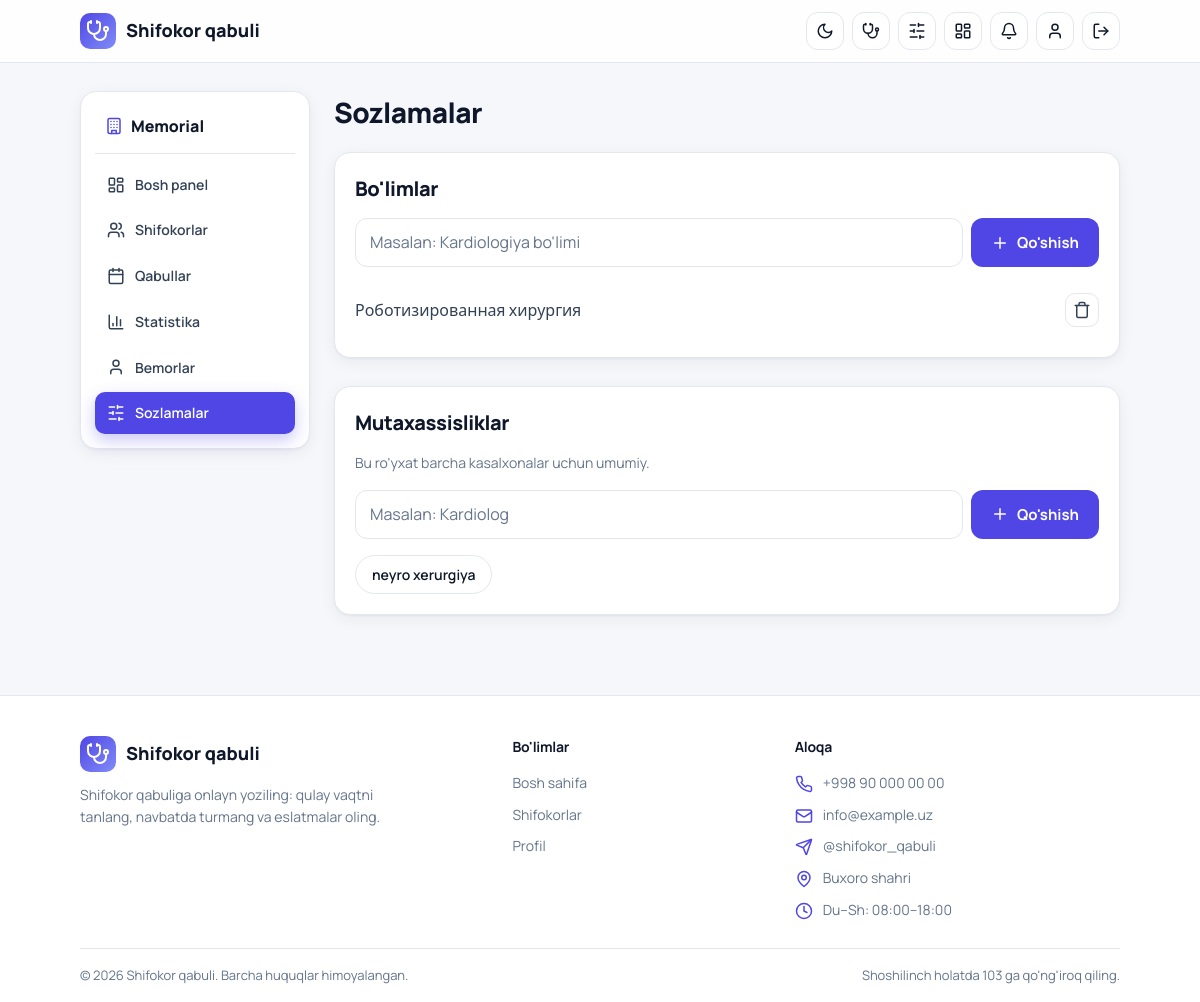
Page /manage/settings/ (signed in) on the committed database.
### clin_app/models.py (models this page shows, shortened)
class Hospital(models.Model):
    name = models.CharField("Nomi", max_length=200)
    address = models.CharField("Manzil", max_length=300)
    phone = models.CharField("Telefon", max_length=20, blank=True)
    description = models.TextField("Tavsif", blank=True)
    logo = models.ImageField(upload_to="hospitals/", blank=True, null=True)
    is_active = models.BooleanField(default=True)
    class Meta:
        verbose_name = "Kasalxona"
        verbose_name_plural = "Kasalxonalar"

class Department(models.Model):
    hospital = models.ForeignKey(Hospital, on_delete=models.CASCADE, related_name="departments")
    name = models.CharField("Bo'lim nomi", max_length=150)
    class Meta:
        verbose_name = "Bo'lim"
        verbose_name_plural = "Bo'limlar"

class Specialty(models.Model):
    name = models.CharField("Mutaxassislik", max_length=100, unique=True)
    class Meta:
        verbose_name = "Mutaxassislik"
        verbose_name_plural = "Mutaxassisliklar"

### clin_app/panel_views.py (the view, shortened to what this page needs)
# urls.py: path("settings/", v.settings_page, name="panel_settings"),
@hospital_admin_required
def settings_page(request):
    hospital = request.hospital
    dep_form = DepartmentForm(prefix="dep")
    spec_form = SpecialtyForm(prefix="spec")
    from .models import Specialty
    return render(request, "panel/settings.html", {
        "departments": Department.objects.filter(hospital=hospital),
        "specialties": Specialty.objects.all(),
        "dep_form": dep_form,
        "spec_form": spec_form,
    })

### clin_app/panel_forms.py
class DepartmentForm(forms.ModelForm):
    class Meta:
        model = Department
        fields = ("name",)
        widgets = {"name": forms.TextInput(attrs={"placeholder": "Masalan: Kardiologiya bo'limi"})}

class SpecialtyForm(forms.ModelForm):
    class Meta:
        model = Specialty
        fields = ("name",)
        widgets = {"name": forms.TextInput(attrs={"placeholder": "Masalan: Kardiolog"})}

### clin_app/context_processors.py (called while the page is built)
def notifications(request):
    user = request.user
    if user.is_authenticated:
        return {"unread_count": user.notifications.filter(is_read=False).count()}
    return {}

### clin_app/models.py (called while the page is built)
    @property
    def is_patient(self):
        return self.role == self.Role.PATIENT

    @property
    def is_doctor(self):
        return self.role == self.Role.DOCTOR

    @property
    def is_hospital_admin(self):
        return self.role == self.Role.HOSPITAL_ADMIN

### clin_app/panel_views.py (called while the page is built)
def hospital_admin_required(view):
    @wraps(view)
    def wrapper(request, *args, **kwargs):
        user = request.user
        if not user.is_authenticated:
            return redirect_to_login(request.get_full_path())
        if not (user.is_hospital_admin or user.is_superuser):
            raise PermissionDenied
        if not user.hospital_id:
            messages.error(request, "Sizga kasalxona biriktirilmagan. Administrator bilan bog'laning.")
            return redirect("home")
        request.hospital = user.hospital
        return view(request, *args, **kwargs)
    return wrapper

### clin_app/templates/panel/settings.html (shortened to what this page needs)
{% extends 'panel/base.html' %}
{% block panel %}
<div class="panel-head"><h1 class="page-title">Sozlamalar</h1></div>
<div class="card mb-3">
  <h2 class="section-title">Bo'limlar</h2>
  <form method="post" class="inline-add">
    {{ dep_form.name }}
    <button type="submit" class="btn"><svg class="icon"><use href="#i-plus"/></svg> Qo'shish</button>
  </form>
  {% for dep in departments %}
    <div class="list-row">
      <span>{{ dep.name }}</span>
      <form method="post" action="{% url 'panel_department_delete' dep.pk %}"
            onsubmit="return confirm('Bo\'lim o\'chirilsinmi?')">
        <button class="icon-btn bad" title="O'chirish"><svg class="icon"><use href="#i-trash"/></svg></button>
      </form>
    </div>
  {% empty %}
    <p class="muted small">Hali bo'lim qo'shilmagan.</p>
  {% endfor %}
</div>
<div class="card">
  <h2 class="section-title">Mutaxassisliklar</h2>
  <p class="muted small mb-2">Bu ro'yxat barcha kasalxonalar uchun umumiy.</p>
  <form method="post" class="inline-add">
    {{ spec_form.name }}
    <button type="submit" class="btn"><svg class="icon"><use href="#i-plus"/></svg> Qo'shish</button>
  </form>
  <div class="chips" style="margin-bottom:0">
    {% for s in specialties %}<span class="chip">{{ s.name }}</span>{% endfor %}
  </div>
</div>
{% endblock %}

### clin_app/templates/panel/base.html
{% extends 'base.html' %}
{% block content %}
{% with url_name=request.resolver_match.url_name %}
<div class="panel">
  <aside class="card panel-side">
    <div class="panel-hospital">
      <svg class="icon teal"><use href="#i-building"/></svg> {{ request.hospital.name }}
    </div>
    <nav class="panel-nav">
      <a href="{% url 'panel_dashboard' %}" class="{% if url_name == 'panel_dashboard' %}active{% endif %}">
        <svg class="icon"><use href="#i-dashboard"/></svg> Bosh panel</a>
      <a href="{% url 'panel_doctors' %}" class="{% if 'doctor' in url_name %}active{% endif %}">
        <svg class="icon"><use href="#i-users"/></svg> Shifokorlar</a>
      <a href="{% url 'panel_appointments' %}" class="{% if 'appointment' in url_name %}active{% endif %}">
        <svg class="icon"><use href="#i-calendar"/></svg> Qabullar</a>
      <a href="{% url 'panel_stats' %}" class="{% if 'stats' in url_name %}active{% endif %}">
        <svg class="icon"><use href="#i-chart"/></svg> Statistika</a>
      <a href="{% url 'panel_patients' %}" class="{% if 'patient' in url_name %}active{% endif %}">
        <svg class="icon"><use href="#i-user"/></svg> Bemorlar</a>
      <a href="{% url 'panel_settings' %}" class="{% if url_name == 'panel_settings' %}active{% endif %}">
        <svg class="icon"><use href="#i-sliders"/></svg> Sozlamalar</a>
    </nav>
  </aside>
  <section class="panel-main">
    {% block panel %}{% endblock %}
  </section>
</div>
{% endwith %}
{% endblock %}

### static/css/style.css (style rules this page uses)
:root { --primary: #4f46e5; --primary-dark: #4338ca; --primary-soft: #eef2ff; --accent-text: #4f46e5; --bg: #f6f7fb; --card: #ffffff; --field: #ffffff; --ink: #0f172a; --text: #334155; --muted: #64748b; --line: #e5e7f0; --danger: #e11d48; --ok-bg: #dcfce7; --ok-text: #166534; --bad-bg: #ffe4e6; --bad-text: #9f1239; --gray-bg: #e2e8f0; --gray-text: #334155; --nav-bg: rgba(255,255,255,.85); --glow-1: rgba(99,102,241,.18); --glow-2: rgba(79,70,229,.12); --glow-btn: rgba(79,70,229,.30); --radius: 16px; --shadow: 0 1px 2px rgba(15,23,42,.04), 0 4px 16px rgba(15,23,42,.06); --shadow-hover: 0 2px 4px rgba(15,23,42,.06), 0 14px 30px rgba(15,23,42,.12); color-scheme: light; }
* { box-sizing: border-box; margin: 0; padding: 0; }
body { font-family: "Manrope", system-ui, -apple-system, "Segoe UI", Roboto, Arial, sans-serif; background: var(--bg); color: var(--text); line-height: 1.55; -webkit-font-smoothing: antialiased; transition: background .3s, color .3s; }
a { color: inherit; text-decoration: none; }
h1, h2, h3 { color: var(--ink); letter-spacing: -0.02em; }
.muted { color: var(--muted); }
.small { font-size: 14px; }
.teal { color: var(--accent-text); }
.mb-2 { margin-bottom: 16px; }
.mb-3 { margin-bottom: 28px; }
.hero, .card, .chip, .alert, .page-title, .section-title, .feature { animation: rise .55s cubic-bezier(.2,.7,.2,1) backwards; }
.chip { animation-name: pop; animation-duration: .4s; }
.grid > *:nth-child(1), .features > *:nth-child(1), .chips > *:nth-child(1) { animation-delay: .05s; }
.icon { width: 18px; height: 18px; flex-shrink: 0; vertical-align: -3px; fill: none; stroke: currentColor; stroke-width: 2; stroke-linecap: round; stroke-linejoin: round; }
.btn { display: inline-flex; align-items: center; justify-content: center; gap: 8px; border: 0; cursor: pointer; padding: 11px 20px; border-radius: 12px; font: inherit; font-size: 15px; font-weight: 700; width: auto; background: var(--primary); color: #fff; transition: background .2s, transform .2s, box-shadow .2s; }
input, select, textarea { font: inherit; color: var(--ink); width: 100%; border: 1px solid var(--line); border-radius: 12px; padding: 11px 14px; background: var(--field); transition: border-color .2s, box-shadow .2s, background .3s; }
input::placeholder, textarea::placeholder { color: var(--muted); }
.section-title { font-size: 20px; font-weight: 800; margin-bottom: 14px; }
.page-title { font-size: 28px; font-weight: 800; margin-bottom: 18px; }
.chips { display: flex; flex-wrap: wrap; gap: 8px; margin-bottom: 36px; }
.chip { background: var(--card); border: 1px solid var(--line); font-weight: 600; color: var(--ink); padding: 8px 16px; border-radius: 999px; font-size: 14px; transition: all .2s; }
.card { background: var(--card); border-radius: var(--radius); box-shadow: var(--shadow); border: 1px solid var(--line); padding: 20px; transition: transform .25s, box-shadow .25s, border-color .25s, background .3s; }
.panel { display: grid; gap: 24px; grid-template-columns: 230px 1fr; align-items: start; }
.panel-side { position: sticky; top: 84px; padding: 14px; }
.panel-hospital { display: flex; align-items: center; gap: 8px; font-weight: 800; color: var(--ink); padding: 8px 10px 14px; border-bottom: 1px solid var(--line); margin-bottom: 10px; }
.panel-nav { display: grid; gap: 4px; }
.panel-nav a { display: flex; align-items: center; gap: 10px; padding: 10px 12px; border-radius: 10px; font-weight: 600; font-size: 14px; color: var(--text); transition: all .2s; }
.panel-nav a.active { background: var(--primary); color: #fff; box-shadow: 0 6px 16px var(--glow-btn); }
.panel-head { display: flex; justify-content: space-between; align-items: center; gap: 12px; flex-wrap: wrap; margin-bottom: 18px; }
.panel-head .page-title { margin-bottom: 0; }
.icon-btn { width: 34px; height: 34px; padding: 0; cursor: pointer; border-radius: 10px; border: 1px solid var(--line); background: var(--card); color: var(--text); display: inline-flex; align-items: center; justify-content: center; transition: all .2s; }
.inline-add { display: flex; gap: 8px; margin-bottom: 16px; }
.list-row { display: flex; justify-content: space-between; align-items: center; padding: 10px 0; border-bottom: 1px solid var(--line); }
.list-row:last-child { border-bottom: 0; }
:root { --hero-overlay: rgba(246, 247, 251, .78); }

### rows in the picture
Hospital: hospital.name "Memorial"
Department: name "Роботизированная хирургия"
Specialty: name "neyro xerurgiya"
